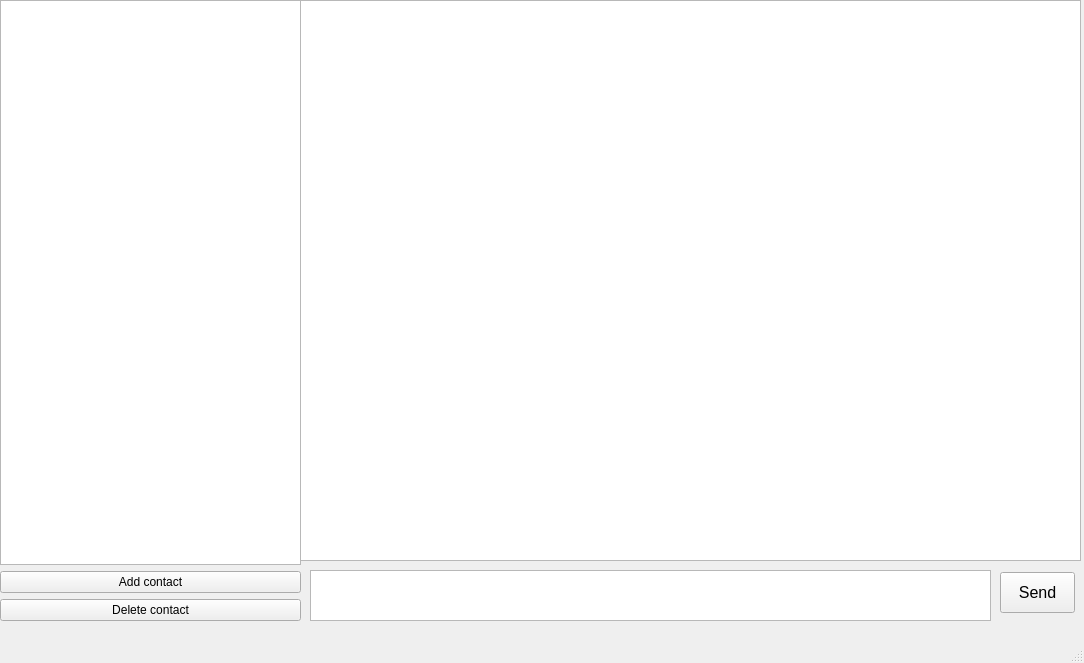
<?xml version="1.0" encoding="UTF-8"?>
<ui version="4.0">
 <class>MainWindow</class>
 <widget class="QMainWindow" name="MainWindow">
  <property name="geometry">
   <rect>
    <x>0</x>
    <y>0</y>
    <width>1084</width>
    <height>663</height>
   </rect>
  </property>
  <property name="windowTitle">
   <string>MainWindow</string>
  </property>
  <widget class="QWidget" name="centralwidget">
   <widget class="QWidget" name="verticalLayoutWidget">
    <property name="geometry">
     <rect>
      <x>0</x>
      <y>0</y>
      <width>301</width>
      <height>621</height>
     </rect>
    </property>
    <layout class="QVBoxLayout" name="verticalLayout">
     <item>
      <widget class="QListWidget" name="listWidget">
       <property name="styleSheet">
        <string notr="true">QListWidget {
font: 75 16pt &quot;MS Shell Dlg 2&quot;;
}
QListWidget::item {
border-bottom: 1px solid;
background: rgb(194, 255, 235);
}</string>
       </property>
      </widget>
     </item>
     <item>
      <widget class="QPushButton" name="add_contact_btn">
       <property name="text">
        <string>Add contact</string>
       </property>
      </widget>
     </item>
     <item>
      <widget class="QPushButton" name="delete_contact_btn">
       <property name="text">
        <string>Delete contact</string>
       </property>
      </widget>
     </item>
    </layout>
   </widget>
   <widget class="QWidget" name="verticalLayoutWidget_2">
    <property name="geometry">
     <rect>
      <x>300</x>
      <y>0</y>
      <width>781</width>
      <height>561</height>
     </rect>
    </property>
    <layout class="QVBoxLayout" name="verticalLayout_2">
     <item>
      <widget class="QListWidget" name="msg_list"/>
     </item>
    </layout>
   </widget>
   <widget class="QTextEdit" name="textEdit">
    <property name="geometry">
     <rect>
      <x>310</x>
      <y>570</y>
      <width>681</width>
      <height>51</height>
     </rect>
    </property>
   </widget>
   <widget class="QPushButton" name="send_msg_btn">
    <property name="geometry">
     <rect>
      <x>1000</x>
      <y>572</y>
      <width>75</width>
      <height>41</height>
     </rect>
    </property>
    <property name="font">
     <font>
      <pointsize>12</pointsize>
     </font>
    </property>
    <property name="text">
     <string>Send</string>
    </property>
   </widget>
  </widget>
  <widget class="QMenuBar" name="menubar">
   <property name="geometry">
    <rect>
     <x>0</x>
     <y>0</y>
     <width>1084</width>
     <height>21</height>
    </rect>
   </property>
  </widget>
  <widget class="QStatusBar" name="statusbar"/>
 </widget>
 <resources/>
 <connections/>
</ui>
